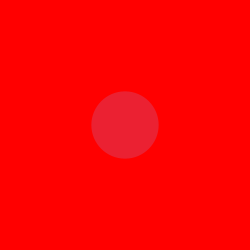
Frame 1 (no input)
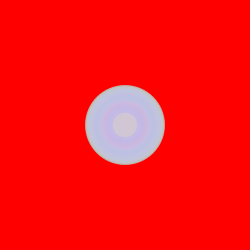
Frame 60 (the mouse pressed at the canvas centre just before this capture)
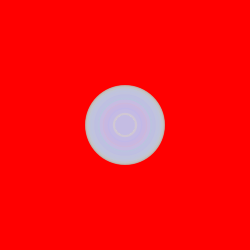
Frame 120 (the mouse held since frame 60 and released just before this capture)

The Processing sketch that drew these frames (run headless with seeded random() and noise(); from frame 60 on, the mouse is pressed at the canvas centre):

// Processing sketch: processing_133636
// ── processing_133636.pde

int counter;

void setup() {  //setup function called initially, only once
  size(250, 250);
  background(255,0,0);  //set background white
  colorMode(HSB);   //set colors to Hue, Saturation, Brightness mode
  counter = 0;
}

void draw() {  //draw function loops 
  counter++;
  noStroke();
  fill(random(255),100,255,50);
  
  if(mousePressed == true) { //add some interaction
    ellipse(mouseX, mouseY, 20, 20);
  }
  else {
    ellipse(width/2, height/2, 80*sin(counter), 80*sin(counter));
  }
}
